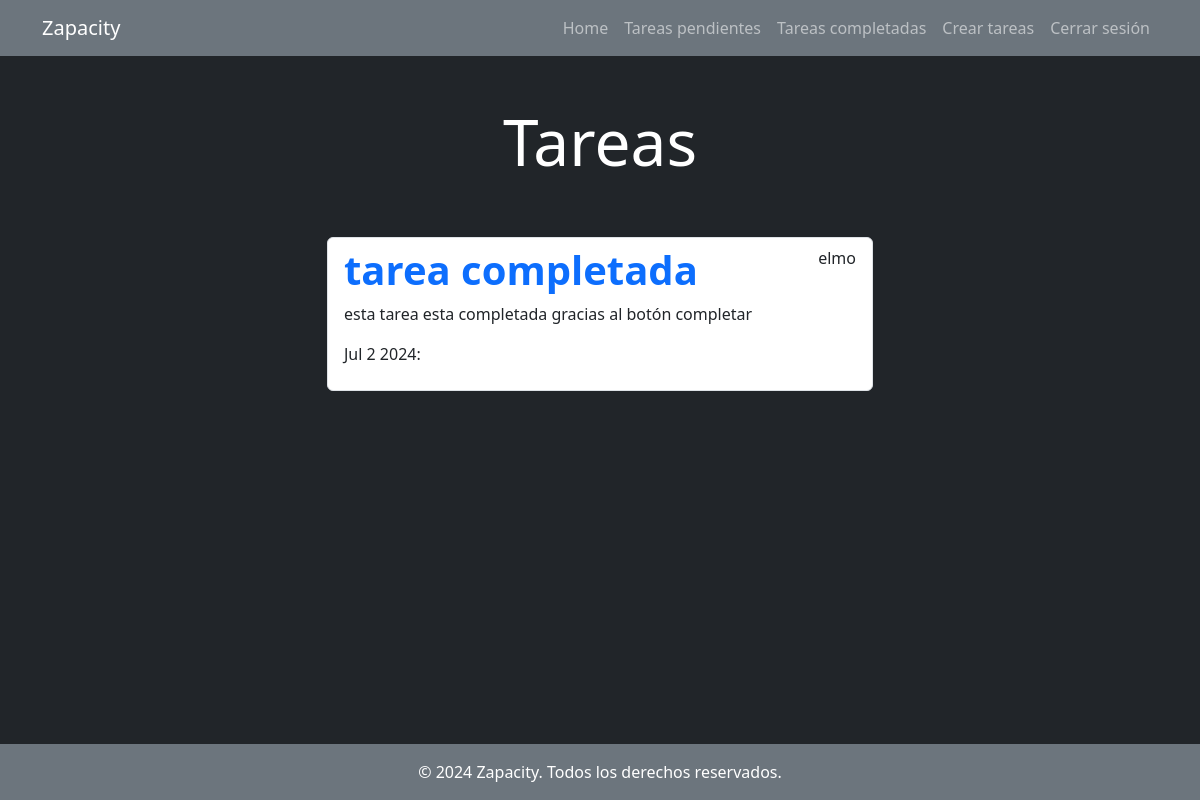
The page /tasks_completed/ (signed in) on the database its author committed.
### main/models.py (models this page shows, shortened)
class  task(models.Model):
    title = models.CharField(max_length=100)
    description= models.TextField(blank=True)
    created= models.DateTimeField(auto_now_add=True)
    datecompleted=models.DateTimeField(null=True, blank=True)
    important= models.BooleanField(default=False)
    user=models.ForeignKey(User, on_delete=models.CASCADE)

### main/views.py (the view)
# urls.py: path('tasks_completed/',views.completed_tasks,name='completed_tasks'),
@login_required
def completed_tasks(request):
    tasks=task.objects.filter(user=request.user, datecompleted__isnull=False).order_by
    ('-datecompleted')
    return render(request, 'tasks.html',{'tasks':tasks})

### main/templates/tasks.html
{% extends 'base.html'%}
{% block content %}
<main class="container ">
    <dic class="row">
        <div class="col-md-6 offset-md-3 ">
            <h1 class="text-center display-3 py-5 text-white">Tareas </h1>
            <ul class="list-group">
                {% for  task in tasks %}
                <a class="list-group-item" href="{% url 'detail_tasks' task.id %}">
                    <header class="d-flex justify-content-between">
                        {% if task.important %}
                        <h1 class="fw-bold text-primary">{{task.title}}</h1>
                        {% else %}
                        <h1 class="fw-bold">{{task.title}}</h1>
                        {% endif %}
                        <p>{{task.user.username}}</p>
                    </header>
                    <p>{{task.description}}</p>
                        <p>{{task.datecompleted|date:'M j Y:'}}</p>
                </a>
                {% endfor %}
            </ul>
        </div>
    </dic>
</main>
{% endblock %}

### main/static/css/styles.css (style rules this page uses)
body, html { height: 100%; margin: 0; display: flex; flex-direction: column; }

### rows shown on the page
task: title "tarea completada", user.username "elmo", description "esta tarea esta completada gracias al botón completar", datecompleted "Jul 2 2024:"
